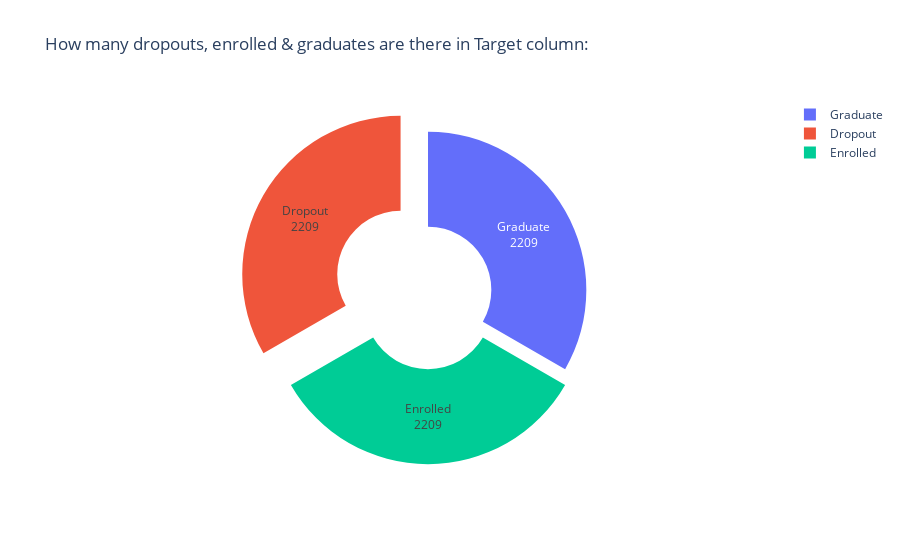

Notebook code cell kept with this figure:
### Code cell
x = df['Target'].value_counts().index
y = df['Target'].value_counts().values

df = pd.DataFrame({
    'Target': x,
    'Count_T' : y
})

fig = px.pie(df,
             names ='Target', 
             values ='Count_T',
            title='How many dropouts, enrolled & graduates are there in Target column:')

fig.update_traces(labels=['Graduate','Dropout','Enrolled'], hole=0.4,textinfo='value+label', pull=[0,0.2,0.1])
fig.show()

### Figure 1 — Plotly figure (JSON) as saved in the notebook; plotly's stock layout.template omitted (floating-point values rounded to 4 significant figures)
{"data": [{"domain": {"x": [0, 1], "y": [0, 1]}, "hole": 0.4, "hovertemplate": "Target=%{label}<br>Count_T=%{value}<extra></extra>", "labels": ["Graduate", "Dropout", "Enrolled"], "legendgroup": "", "name": "", "pull": [0, 0.2, 0.1], "showlegend": true, "textinfo": "value+label", "type": "pie", "values": [2209, 2209, 2209]}], "layout": {"legend": {"tracegroupgap": 0}, "title": {"text": "How many dropouts, enrolled & graduates are there in Target column:"}}}
